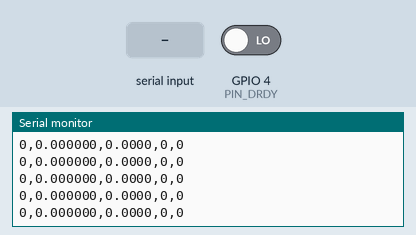
A sketch run on a simulated ESP32. Shown: the last lines printed to the serial monitor. The inputs (shaded band) are chosen by the test bench; at power-on: GPIO 4 (PIN_DRDY) LOW. EEPROM starts erased.

Above: at 1.2 s.
1.3 s: GPIO 4 (PIN_DRDY) driven HIGH
At 3.2 s:
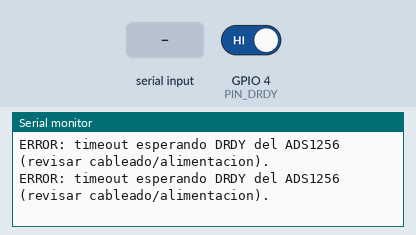
3.8 s: "k2.0\n" received over Serial
At 4.9 s:
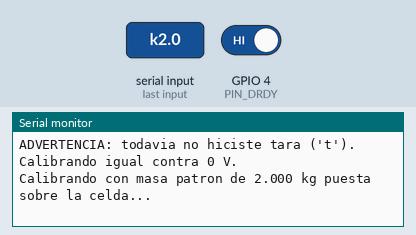
5.3 s: GPIO 4 (PIN_DRDY) driven LOW
At 6.4 s:
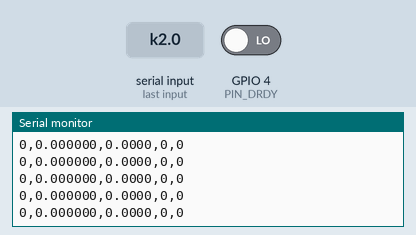

Measured:
- after the input at 1.3 s, the serial monitor: prints a new line after 0.50 s (image 1)
- after the input at 3.8 s, the serial monitor: prints a new line at once (image 2)
- after the input at 5.3 s, the serial monitor: prints a new line at once (image 3)

The sketch:

test_ads1256.ino
```cpp
/*
 * Driver de prueba para el ADC ADS1256 (24 bits, 8 canales, SPI)
 * Plataforma: ESP32 (SPI)
 * Uso en LIBRA: lectura de la celda de carga del pylon (interfaz
 * pylon-plataforma). Este es el ADC ya elegido en la comparativa de
 * sensores de fuerza (ver Estado-del-arte/SENSORES DE FUERZA/PYLON/
 * Comparativa-Sensores-Fuerza-Axial-Pylon.md): se prefirio frente al
 * HX711 porque el ADS1256 tiene 8 canales y se planea COMPARTIRLO con
 * los 6 canales analogicos de la plataforma AMTI (Fx,Fy,Fz,Mx,My,Mz),
 * mientras que el HX711 es un ADC dedicado de 1-2 canales, sin margen
 * para esa expansion (ver Reportes-Semanales/S4/Pendientes.md, seccion
 * "plataforma AMTI": "Disenar la interfaz de lectura de los 6 canales
 * de la AMTI con el ADS1256" sigue pendiente -- este sketch NO lo
 * resuelve todavia, solo deja el MUX listo para extenderse).
 *
 * CONEXION DE LA CELDA -- SIN amplificador externo (INA818): la celda de
 * carga se conecta DIRECTO al ADS1256, usando su PGA interno a x64 en vez
 * de un amplificador de instrumentacion externo. Se decidio asi porque a
 * x64 el rango de entrada (Vref/64 ~ 39mV con Vref=2.5V) ya encaja bien con
 * la señal tipica de un puente de Wheatstone (unos pocos mV/V), y el ruido
 * propio del ADS1256 en esa configuracion (~0.17uV RMS, ~17 bits libres de
 * ruido segun el datasheet) sobra para una celda de carga. Si mas adelante
 * se ve mucho ruido o el cable a la celda es largo, ahi se puede sumar un
 * INA818 entre la celda y el ADS1256 (ver comparativa de sensores) -- pero
 * no hace falta para arrancar a probar.
 *
 * Por eso este sketch lee un canal DIFERENCIAL (AIN0 = señal+ de la celda,
 * AIN1 = señal- de la celda), no single-ended contra AINCOM como en la
 * primera version de este sketch.
 *
 * IMPORTANTE -- estado de la celda de carga: al momento de escribir esto
 * la celda de carga final todavia NO esta elegida (ver Pendientes S4,
 * "Seleccion de sensor de fuerza del pylon"). Este sketch por lo tanto
 * NO puede traer un factor de escala de fabrica: implementa tara +
 * calibracion con una masa patron conocida (rutina tipo "poner un peso
 * conocido y decirle al firmware cuanto pesa"), igual que harias con
 * cualquier celda + HX711. Cuando se elija la celda final, esta misma
 * rutina de calibracion sigue sirviendo.
 *
 * Conexionado real (modulo generico tipo "Teyleten Robot"/HiLetgo/JESSINIE,
 * la placa roja de 24 bits/8 canales, + conversor de nivel logico
 * bidireccional 4 canales tipo Naylamp/SparkFun BSS138 en el medio, + celda
 * de carga DIRECTO sin INA818 -- ver conversacion de calibracion del
 * hardware real de este proyecto):
 *
 *   ESP32 GPIO23 -- LV1/HV1 (shifter) -- DIN  (modulo ADS1256)
 *   ESP32 GPIO18 -- LV2/HV2 (shifter) -- SCLK (modulo ADS1256)
 *   ESP32 GPIO19 -- LV3/HV3 (shifter) -- DOUT (modulo ADS1256)
 *   ESP32 GPIO4  -- LV4/HV4 (shifter) -- DRDY (modulo ADS1256)
 *   ESP32 3.3V   -- LV      (shifter)
 *   Fuente 5V    -- HV      (shifter) -- 5V (modulo ADS1256)
 *   GND comun a ESP32 + shifter + modulo ADS1256
 *
 *   ADS1256 CS   -> GND directo (NO pasa por el shifter ni por el ESP32:
 *                   es el unico dispositivo SPI del bus, asi que se deja
 *                   permanentemente seleccionado). Por eso este sketch YA
 *                   NO controla un pin de CS por software.
 *   ADS1256 PDWN -> 5V del modulo (siempre encendido)
 *   ADS1256 RESET -> no expuesto en este modulo (ver ADS1256_USE_RESET_PIN)
 *
 *   Celda de carga (4 hilos, DIRECTO al ADS1256, sin INA818):
 *     Rojo  (EXC+) -> 5V del modulo ADS1256
 *     Negro (EXC-) -> GND
 *     Verde (SIG+) -> AIN0
 *     Blanco(SIG-) -> AIN1
 *
 * *** OJO -- NIVELES LOGICOS ***: el modulo ADS1256 generico se alimenta a
 * 5V fijos (no se encontro version con jumper a 3.3V) -- por eso el
 * conversor de nivel logico de 4 canales de arriba, con las 4 señales que
 * cambian de estado (DIN/SCLK/DOUT/DRDY) pasando por el. CS no lo necesita
 * porque quedo fijo a GND en vez de conmutado por software.
 *
 * Este sketch asume Vref = 2.5V (la referencia a bordo de estos modulos
 * genericos, tipico ADR03) y que el modulo ya trae el cristal de CLKIN
 * montado de fabrica.
 *
 * Libreria requerida: NINGUNA externa -- el protocolo del ADS1256 (SPI +
 * registros) esta implementado directo en este sketch porque no hay una
 * libreria estandar en el Library Manager de Arduino para este chip
 * (a diferencia del BNO055/MPU6050). Preferences.h ya viene en el core ESP32.
 *
 * Comandos por Serial (escribe y Enter en el Monitor Serie):
 *   t        -> Tara: promedia la lectura actual (celda SIN carga) y la
 *               guarda como el cero. Se persiste en flash (NVS).
 *   k<masa>  -> Calibra: con una masa patron conocida YA puesta sobre la
 *               celda, escribe por ejemplo "k5.0" (5.0 kg) y Enter.
 *               Promedia la lectura actual y calcula el factor N/V contra
 *               la tara. Se persiste en flash.
 *               Ejemplo de secuencia completa: celda sin carga -> "t" ->
 *               poner masa patron -> "k2.0" -> listo, factor calibrado.
 *   r        -> Resetea (borra) la tara y la calibracion guardadas.
 *
 * Salida CSV por Serial (115200 baudios), a la tasa de datos configurada
 * (ADS1256_DRATE_CODE, 100 SPS por defecto):
 *   raw_code,voltage_V,force_N,tared,calibrated
 *     raw_code   : codigo crudo de 24 bits con signo que entrega el ADC.
 *     voltage_V  : raw_code convertido a voltios en la entrada del ADS1256
 *                  (con el Vref y la ganancia configurados), SIN restar tara.
 *     force_N    : (voltage_V - tara) * factor_escala, en Newtons. Si
 *                  todavia no se calibro (comando k), se imprime 0.0 y la
 *                  columna "calibrated" queda en 0 -- NO tomar ese valor
 *                  como fuerza real todavia.
 *     tared      : 1 si ya se hizo "t" (o se cargo una tara guardada), 0 si no.
 *     calibrated : 1 si ya se hizo "k<masa>" (o se cargo una calibracion
 *                  guardada), 0 si no.
 */

#include <SPI.h>
#include <Preferences.h>

// ---------------------------------------------------------------------
// Pines (ajustar si tu cableado es distinto al de la tabla de arriba)
// ---------------------------------------------------------------------
#define PIN_SCLK  18
#define PIN_MISO  19  // DOUT del ADS1256
#define PIN_MOSI  23  // DIN del ADS1256
#define PIN_DRDY   4
// No hay PIN_CS: el CS del modulo ADS1256 esta cableado directo a GND
// (unico dispositivo SPI del bus), no se controla por software.

#define ADS1256_USE_RESET_PIN 0   // 0 = modulos genericos sin pin RESET expuesto (Teyleten/HiLetgo/etc, ver nota arriba). Poner en 1 solo si tu breakout SI trae RESET.
#define PIN_RESET  2

// ---------------------------------------------------------------------
// Configuracion electrica/de medicion -- revisar contra tu hardware real
// ---------------------------------------------------------------------
#define ADS1256_VREF        2.5f   // Voltios. Cambiar si usan una referencia externa distinta.
#define ADS1256_SPI_HZ       500000UL  // 500 kHz -- conservador para cableado de prototipo/protoboard

// Ganancia del PGA interno del ADS1256. Sin INA818 externo, toda la
// ganancia la pone el PGA -- x64 deja el rango de entrada (Vref/64) bien
// ajustado a la señal tipica de un puente de Wheatstone (pocos mV/V).
//   codigo: 000=x1 001=x2 010=x4 011=x8 100=x16 101=x32 110=x64
#define ADS1256_PGA_CODE     0x06  // x64
#define ADS1256_PGA_GANANCIA 64.0f  // debe coincidir con ADS1256_PGA_CODE de arriba

// Tasa de datos (DRATE). 100 SPS es un buen balance ruido/velocidad para
// una celda de carga estatica/cuasi-estatica (no hace falta 30 kSPS aca).
// Tabla completa de codigos en la hoja de datos del ADS1256, Table 13:
//   0xF0=30000SPS 0xE0=15000 0xD0=7500 0xC0=3750 0xB0=2000 0xA1=1000
//   0x92=500 0x82=100 0x72=60 0x63=50 0x53=30 0x43=25 0x33=15 0x23=10
//   0x13=5   0x03=2.5
#define ADS1256_DRATE_CODE   0x82  // 100 SPS

const unsigned long DRDY_TIMEOUT_MS = 500;  // timeout de una lectura individual en loop()
const int N_MUESTRAS_TARA = 20;             // muestras promediadas al hacer "t" o "k<masa>"
const float G_GRAVEDAD = 9.80665f;          // m/s^2, para convertir masa patron (kg) a fuerza (N)

// ---------------------------------------------------------------------
// Registros y comandos del ADS1256 (hoja de datos, Tables 15 y 23)
// ---------------------------------------------------------------------
#define REG_STATUS 0x00
#define REG_MUX    0x01
#define REG_ADCON  0x02
#define REG_DRATE  0x03

#define CMD_SDATAC  0x0F
#define CMD_RDATA   0x01
#define CMD_WREG    0x50
#define CMD_RREG    0x10
#define CMD_SELFCAL 0xF0

// MUX: AIN0(+) vs AIN1(-) -- par DIFERENCIAL para la señal cruda de la
// celda de carga (SIG+ a AIN0, SIG- a AIN1), sin pasar por un amplificador
// externo. Los otros 6 canales del ADS1256 (AIN2-AIN7) quedan libres para
// cuando se implemente la lectura de los 6 canales de la AMTI
// (Fx,Fy,Fz,Mx,My,Mz) -- ver Pendientes S4, todavia sin resolver.
#define ADS1256_MUX_CELDA_CARGA 0x01  // AINP=AIN0(0000), AINN=AIN1(0001)

Preferences prefs;
const char* NVS_NAMESPACE = "libra_ads1256";

float taraVoltage = 0.0f;
bool taraSet = false;
float escalaNporV = 0.0f;  // Newtons por Voltio, calculado en la calibracion
bool calibrado = false;

// =======================================================================
// Capa de protocolo ADS1256 (SPI + registros)
// =======================================================================

// CS del ADS1256 cableado directo a GND (ver nota de conexionado arriba) --
// no hay pin que controlar por software, asi que estas funciones ya no
// tocan ningun GPIO. Se dejan como funciones vacias (en vez de borrar todas
// las llamadas) por si en el futuro se agrega un segundo dispositivo SPI al
// bus y hay que volver a controlar CS por software.
inline void csLow()  {}
inline void csHigh() {}

void ads1256_sendCmd(uint8_t cmd) {
  SPI.transfer(cmd);
  delayMicroseconds(5);
}

void ads1256_writeReg(uint8_t reg, uint8_t value) {
  SPI.transfer(CMD_WREG | reg);
  SPI.transfer(0x00);  // n-1 = 0 -> escribe un solo registro
  SPI.transfer(value);
  delayMicroseconds(5);
}

// Espera a que DRDY baje (dato listo). Devuelve false si se agoto el timeout
// (probable problema de cableado/alimentacion -- revisar CS/DRDY/CLKIN).
bool ads1256_waitDRDY(unsigned long timeoutMs) {
  unsigned long inicio = millis();
  while (digitalRead(PIN_DRDY) == HIGH) {
    if (millis() - inicio > timeoutMs) return false;
  }
  return true;
}

// Lee una conversion de 24 bits (con signo) ya lista (llamar SOLO despues
// de confirmar DRDY=LOW, con ads1256_waitDRDY).
int32_t ads1256_readData() {
  SPI.transfer(CMD_RDATA);
  delayMicroseconds(10);  // t6 de la hoja de datos: espera minima antes de leer
  uint32_t b2 = SPI.transfer(0x00);  // MSB
  uint32_t b1 = SPI.transfer(0x00);
  uint32_t b0 = SPI.transfer(0x00);  // LSB

  uint32_t raw = (b2 << 16) | (b1 << 8) | b0;
  if (raw & 0x00800000UL) raw |= 0xFF000000UL;  // extension de signo 24->32 bits
  return (int32_t)raw;
}

float ads1256_codeToVoltage(int32_t code) {
  // Formula de la hoja de datos: Codigo = 2^23 * Vin / (Vref/Ganancia)
  return ((float)code / 8388608.0f) * (ADS1256_VREF / ADS1256_PGA_GANANCIA);
}

void ads1256_begin() {
  pinMode(PIN_DRDY, INPUT);

#if ADS1256_USE_RESET_PIN
  pinMode(PIN_RESET, OUTPUT);
  digitalWrite(PIN_RESET, LOW);
  delay(2);
  digitalWrite(PIN_RESET, HIGH);
  delay(2);
#endif

  // Sin pin de CS que declarar: esta fijo a GND en el hardware (ver nota
  // de conexionado arriba).
  SPI.begin(PIN_SCLK, PIN_MISO, PIN_MOSI);
  SPI.beginTransaction(SPISettings(ADS1256_SPI_HZ, MSBFIRST, SPI_MODE1));

  ads1256_sendCmd(CMD_SDATAC);  // asegura que no quede en modo lectura continua
  delay(1);

  ads1256_writeReg(REG_STATUS, 0x06);  // ACAL=1, BUFEN=1, ORDER=0 (MSB primero)
  ads1256_writeReg(REG_MUX, ADS1256_MUX_CELDA_CARGA);
  ads1256_writeReg(REG_ADCON, 0x20 | ADS1256_PGA_CODE);  // CLK=CLKIN, SDCS=off
  ads1256_writeReg(REG_DRATE, ADS1256_DRATE_CODE);

  ads1256_sendCmd(CMD_SELFCAL);
  if (!ads1256_waitDRDY(2000)) {
    Serial.println("ERROR: el ADS1256 no respondio tras SELFCAL. Revisar:");
    Serial.println(" - Alimentacion (AVDD/DVDD/AGND/DGND)");
    Serial.println(" - Cableado SPI (DIN/DOUT/SCLK/CS) y DRDY");
    Serial.println(" - CLKIN (la mayoria de breakouts necesitan su cristal montado)");
  } else {
    Serial.println("ADS1256 inicializado y autocalibrado correctamente.");
  }
}

// =======================================================================
// Tara / calibracion (persistidas en flash, igual que homing_absoluto.ino)
// =======================================================================

void cargarCalibracionDesdeFlash() {
  prefs.begin(NVS_NAMESPACE, true);  // solo lectura
  taraSet = prefs.getBool("tara_set", false);
  taraVoltage = prefs.getFloat("tara_v", 0.0f);
  calibrado = prefs.getBool("cal_set", false);
  escalaNporV = prefs.getFloat("escala", 0.0f);
  prefs.end();
}

void guardarTaraEnFlash(float v) {
  prefs.begin(NVS_NAMESPACE, false);
  prefs.putFloat("tara_v", v);
  prefs.putBool("tara_set", true);
  prefs.end();
}

void guardarEscalaEnFlash(float s) {
  prefs.begin(NVS_NAMESPACE, false);
  prefs.putFloat("escala", s);
  prefs.putBool("cal_set", true);
  prefs.end();
}

void borrarCalibracionEnFlash() {
  prefs.begin(NVS_NAMESPACE, false);
  prefs.clear();
  prefs.end();
}

// Promedia N_MUESTRAS_TARA lecturas de voltaje, bloqueando (usar solo desde
// los comandos por Serial, no en el loop principal de streaming).
float leerVoltajePromedio(int n) {
  double suma = 0;
  int ok = 0;
  for (int i = 0; i < n; i++) {
    if (ads1256_waitDRDY(DRDY_TIMEOUT_MS)) {
      suma += ads1256_codeToVoltage(ads1256_readData());
      ok++;
    }
  }
  if (ok == 0) return NAN;
  return (float)(suma / ok);
}

void procesarComandoSerial(String linea) {
  linea.trim();
  if (linea.length() == 0) return;

  char c = linea.charAt(0);

  if (c == 't' || c == 'T') {
    Serial.println("Tarando... manten la celda SIN carga.");
    float v = leerVoltajePromedio(N_MUESTRAS_TARA);
    if (isnan(v)) {
      Serial.println("ERROR: no se pudo leer el ADS1256 (timeout de DRDY).");
      return;
    }
    taraVoltage = v;
    taraSet = true;
    guardarTaraEnFlash(v);
    Serial.print("Tara guardada: ");
    Serial.print(v, 6);
    Serial.println(" V");

  } else if (c == 'k' || c == 'K') {
    float masaKg = linea.substring(1).toFloat();
    if (masaKg <= 0.0f) {
      Serial.println("Uso: k<masa_kg>, ej. k5.0  (masa patron > 0)");
      return;
    }
    if (!taraSet) {
      Serial.println("ADVERTENCIA: todavia no hiciste tara ('t'). Calibrando igual contra 0 V.");
    }
    Serial.print("Calibrando con masa patron de ");
    Serial.print(masaKg, 3);
    Serial.println(" kg puesta sobre la celda...");
    float v = leerVoltajePromedio(N_MUESTRAS_TARA);
    if (isnan(v)) {
      Serial.println("ERROR: no se pudo leer el ADS1256 (timeout de DRDY).");
      return;
    }
    float deltaV = v - taraVoltage;
    if (fabs(deltaV) < 1e-6f) {
      Serial.println("ERROR: la lectura no cambio respecto a la tara -- revisa que la masa este puesta y el cableado del puente/amplificador.");
      return;
    }
    float fuerzaN = masaKg * G_GRAVEDAD;
    escalaNporV = fuerzaN / deltaV;
    calibrado = true;
    guardarEscalaEnFlash(escalaNporV);
    Serial.print("Calibracion guardada: ");
    Serial.print(escalaNporV, 4);
    Serial.println(" N/V");

  } else if (c == 'r' || c == 'R') {
    borrarCalibracionEnFlash();
    taraSet = false;
    taraVoltage = 0.0f;
    calibrado = false;
    escalaNporV = 0.0f;
    Serial.println("Tara y calibracion borradas.");

  } else {
    Serial.println("Comandos: t (tara) | k<masa_kg> (calibrar) | r (resetear calibracion)");
  }
}

// =======================================================================
// setup() / loop()
// =======================================================================

void setup() {
  Serial.begin(115200);
  while (!Serial) delay(10);

  Serial.println("=== Driver de prueba ADS1256 (celda de carga, LIBRA) ===");

  ads1256_begin();
  cargarCalibracionDesdeFlash();

  if (taraSet) {
    Serial.print("Tara cargada de flash: ");
    Serial.print(taraVoltage, 6);
    Serial.println(" V");
  }
  if (calibrado) {
    Serial.print("Calibracion cargada de flash: ");
    Serial.print(escalaNporV, 4);
    Serial.println(" N/V");
  }
  if (!taraSet || !calibrado) {
    Serial.println("Sin tara y/o calibracion completas todavia -- usa 't' y luego 'k<masa_kg>'.");
  }

  Serial.println("raw_code,voltage_V,force_N,tared,calibrated");
}

void loop() {
  if (Serial.available() > 0) {
    String linea = Serial.readStringUntil('\n');
    procesarComandoSerial(linea);
  }

  if (ads1256_waitDRDY(DRDY_TIMEOUT_MS)) {
    int32_t code = ads1256_readData();
    float voltage = ads1256_codeToVoltage(code);
    float forceN = 0.0f;
    if (calibrado) {
      forceN = (voltage - taraVoltage) * escalaNporV;
    }

    Serial.print(code);
    Serial.print(",");
    Serial.print(voltage, 6);
    Serial.print(",");
    Serial.print(forceN, 4);
    Serial.print(",");
    Serial.print(taraSet ? 1 : 0);
    Serial.print(",");
    Serial.println(calibrado ? 1 : 0);
  } else {
    Serial.println("ERROR: timeout esperando DRDY del ADS1256 (revisar cableado/alimentacion).");
  }
}
```
